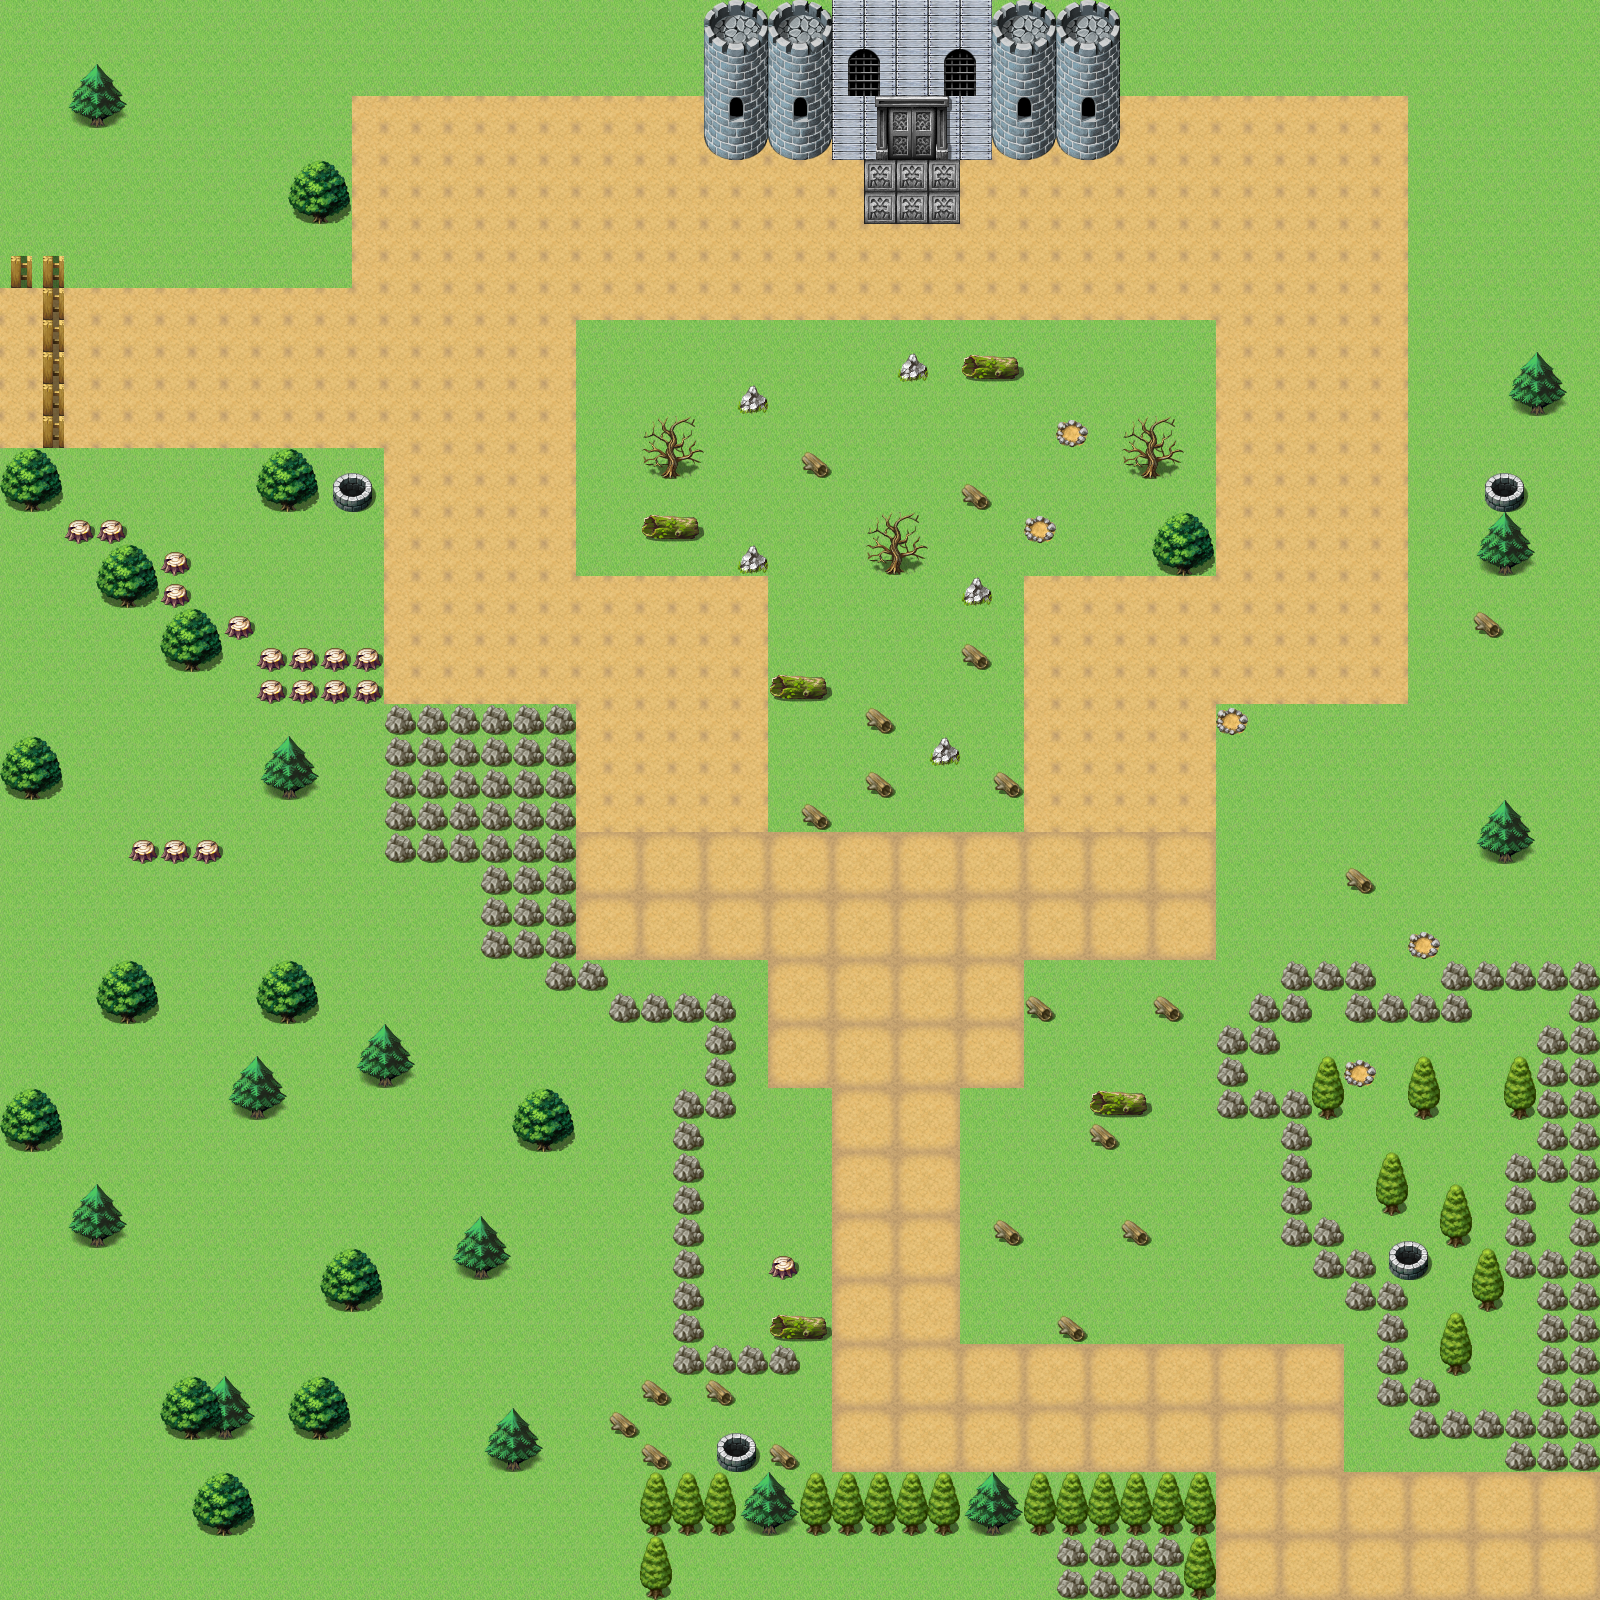

Rendered tile map (Tiled .tmx) drawn with the repository's tilesets; below, a short description and the map source with its tile grids summarised:
An orthogonal 50x50 tile map with 32x32 px tiles, 5 tile layers (Bloqueo, Base, Suelo, Casas, ...), 4 tilesets and 2 objects.

<map version="1.0" orientation="orthogonal" renderorder="right-down" width="50" height="50" tilewidth="32" tileheight="32" nextobjectid="8">
 <tileset firstgid="1" name="rpg_maker_vx_rtp_tileset_by_telles0808" tilewidth="32" tileheight="32" tilecount="2016" columns="32">
  <image source="../Tilesets/rpg_maker_vx_rtp_tileset_by_telles0808.png" width="1024" height="2016" />
 </tileset>
 <tileset firstgid="2017" name="trees barrels wooden things" tilewidth="32" tileheight="32" tilecount="256" columns="16">
  <image source="../Tilesets/trees barrels wooden things.png" width="512" height="512" />
 </tileset>
 <tileset firstgid="2273" name="vx-buildingstileset" tilewidth="32" tileheight="32" tilecount="256" columns="16">
  <image source="../Tilesets/vx-buildingstileset.png" width="512" height="512" />
 </tileset>
 <tileset firstgid="2529" name="vx-buildingstileset" tilewidth="32" tileheight="32" tilecount="256" columns="16">
  <image source="../Tilesets/vx-buildingstileset.png" width="512" height="512" />
 </tileset>
 <layer name="Bloqueo" width="50" height="50">
  <data>[2500 cells, 252 non-empty, 1 distinct tile ids]</data>
 </layer>
 <layer name="Base" width="50" height="50">
  <data>[2500 cells, 2500 non-empty, 1 distinct tile ids]</data>
 </layer>
 <layer name="Suelo" width="50" height="50">
  <data>[2500 cells, 1083 non-empty, 26 distinct tile ids]</data>
 </layer>
 <layer name="Casas" width="50" height="50">
  <data>[2500 cells, 149 non-empty, 17 distinct tile ids]</data>
 </layer>
 <layer name="Detalles" width="50" height="50">
  <data>[2500 cells, 20 non-empty, 11 distinct tile ids]</data>
 </layer>
 <objectgroup name="Eventos" width="50" height="50">
  <object id="5" x="2" y="255" width="61" height="190">
   <properties>
    <property name="Clase" value="VallaCamino" />
   </properties>
  </object>
  <object id="7" x="863" y="96" width="96" height="63">
   <properties>
    <property name="Clase" value="PuertaCastillo" />
   </properties>
  </object>
 </objectgroup>
</map>
